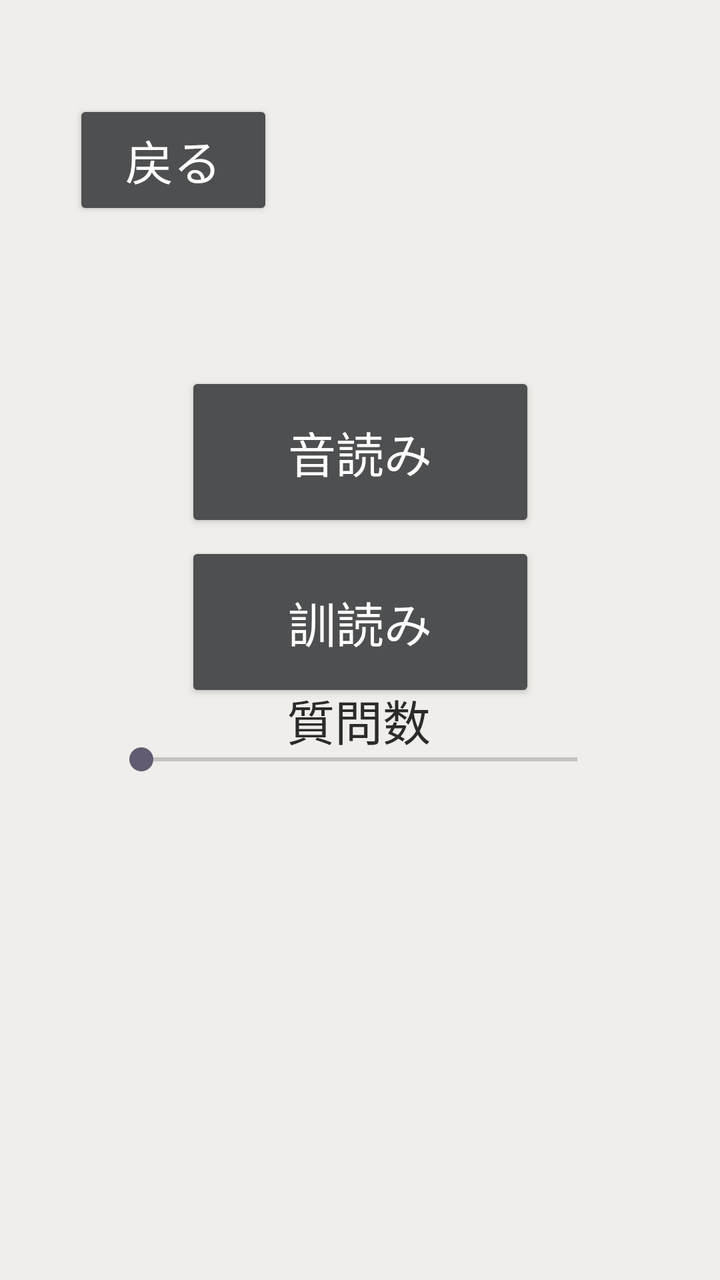
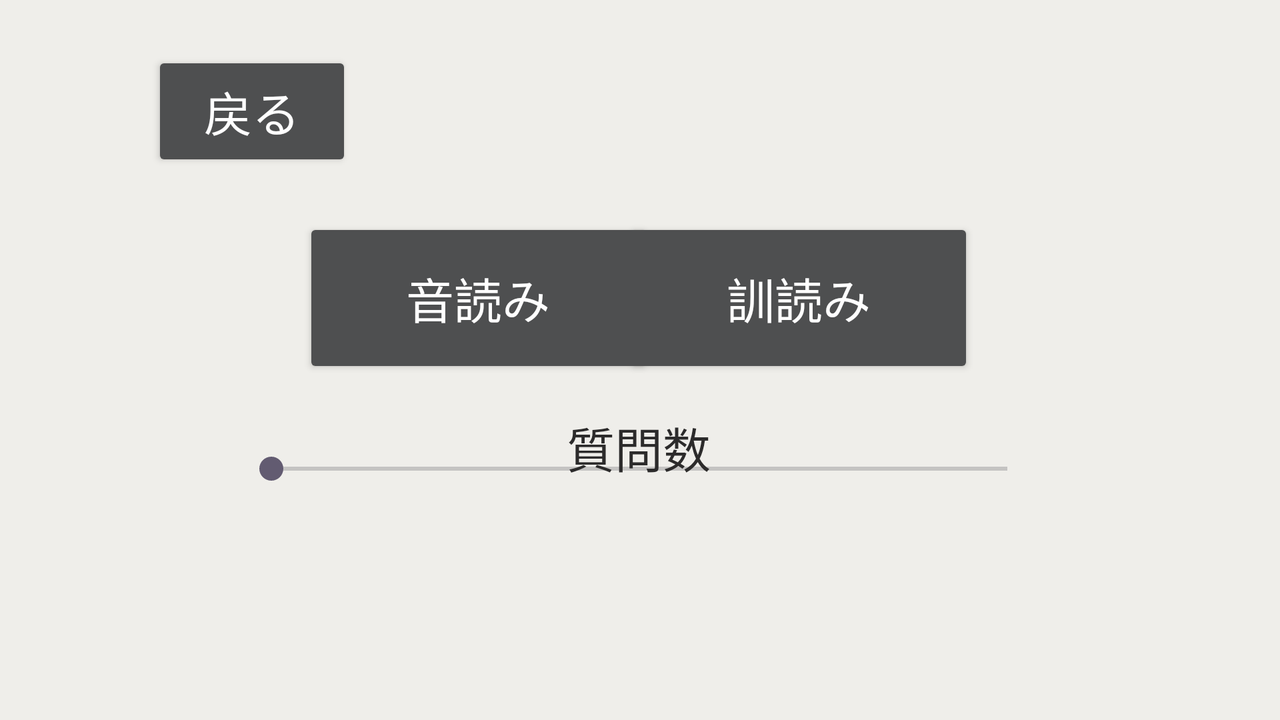

The same Android screen from two of the app's own layout files: first res/layout/ as a phone draws it, then the author's variant for another configuration, drawn on a device whose configuration selects that folder. Both files follow.
<!-- AndroidManifest.xml: application theme Theme.KanjiTest -->
<!-- res/layout/onyomi_and_kunyomi_testselection.xml -->
<?xml version="1.0" encoding="utf-8"?>
<androidx.constraintlayout.widget.ConstraintLayout xmlns:android="http://schemas.android.com/apk/res/android"
    xmlns:app="http://schemas.android.com/apk/res-auto"
    xmlns:tools="http://schemas.android.com/tools"
    android:layout_width="match_parent"
    android:layout_height="match_parent"
    android:background="#EFEEEA">

    <Button
        android:id="@+id/kunyomiType"
        android:layout_width="175dp"
        android:layout_height="80dp"
        android:backgroundTint="#4E4F50"
        android:text="訓読み"
        android:textColor="@color/white"
        android:textSize="24sp"
        app:layout_constraintBottom_toBottomOf="parent"
        app:layout_constraintEnd_toEndOf="parent"
        app:layout_constraintStart_toStartOf="parent"
        app:layout_constraintTop_toTopOf="parent"
        app:layout_constraintVertical_bias="0.484" />

    <Button
        android:id="@+id/onyomiBack"
        android:layout_width="100dp"
        android:layout_height="60dp"
        android:backgroundTint="#4E4F50"
        android:text="戻る"
        android:textColor="@color/white"
        android:textSize="24sp"
        app:layout_constraintBottom_toBottomOf="parent"
        app:layout_constraintEnd_toEndOf="parent"
        app:layout_constraintHorizontal_bias="0.141"
        app:layout_constraintStart_toStartOf="parent"
        app:layout_constraintTop_toTopOf="parent"
        app:layout_constraintVertical_bias="0.086" />

    <Button
        android:id="@+id/onyomiType"
        android:layout_width="175dp"
        android:layout_height="80dp"
        android:backgroundTint="#4E4F50"
        android:text="@string/音読み"
        android:textColor="@color/white"
        android:textSize="24sp"
        app:layout_constraintBottom_toBottomOf="parent"
        app:layout_constraintEnd_toEndOf="parent"
        app:layout_constraintStart_toStartOf="parent"
        app:layout_constraintTop_toTopOf="parent"
        app:layout_constraintVertical_bias="0.332" />

    <TextView
        android:id="@+id/onyomiQuestionCount"
        android:layout_width="wrap_content"
        android:layout_height="wrap_content"
        android:textColor="#2C2B2B"
        app:layout_constraintBottom_toBottomOf="parent"
        app:layout_constraintEnd_toEndOf="parent"
        app:layout_constraintHorizontal_bias="0.498"
        app:layout_constraintStart_toStartOf="parent"
        app:layout_constraintTop_toTopOf="parent"
        app:layout_constraintVertical_bias="0.635" />

    <TextView
        android:id="@+id/onyomiQuestionNumberTitle"
        android:layout_width="wrap_content"
        android:layout_height="wrap_content"
        android:text="@string/質問数"
        android:textColor="#2C2B2B"
        android:textSize="24sp"
        app:layout_constraintBottom_toBottomOf="parent"
        app:layout_constraintEnd_toEndOf="parent"
        app:layout_constraintHorizontal_bias="0.498"
        app:layout_constraintStart_toStartOf="parent"
        app:layout_constraintTop_toTopOf="parent"
        app:layout_constraintVertical_bias="0.566" />

    <SeekBar
        android:id="@+id/onyomiQuestionSlider"
        android:layout_width="250dp"
        android:layout_height="wrap_content"
        app:layout_constraintBottom_toBottomOf="parent"
        app:layout_constraintEnd_toEndOf="parent"
        app:layout_constraintHorizontal_bias="0.496"
        app:layout_constraintStart_toStartOf="parent"
        app:layout_constraintTop_toTopOf="parent"
        app:layout_constraintVertical_bias="0.596" />
</androidx.constraintlayout.widget.ConstraintLayout>
<!-- resources referenced by this layout -->
<resources>
  <!-- from res/values-v23/ -->
  <style name="Theme.KanjiTest" parent="Base.Theme.KanjiTest">
      
      <item name="android:navigationBarColor">@android:color/transparent</item>
      <item name="android:statusBarColor">@android:color/transparent</item>
      <item name="android:windowLightStatusBar">?attr/isLightTheme</item>
    </style>
  <style name="Base.Theme.KanjiTest" parent="Theme.Material3.DayNight.NoActionBar">
          
          
      </style>
</resources>
<!-- res/layout-land/onyomi_and_kunyomi_testselection.xml (the author's variant of the layout above) -->
<!-- drawn on the phone turned sideways -->
<?xml version="1.0" encoding="utf-8"?>
<androidx.constraintlayout.widget.ConstraintLayout xmlns:android="http://schemas.android.com/apk/res/android"
    xmlns:app="http://schemas.android.com/apk/res-auto"
    xmlns:tools="http://schemas.android.com/tools"
    android:layout_width="match_parent"
    android:layout_height="match_parent"
    android:background="#EFEEEA">

    <Button
        android:id="@+id/kunyomiType"
        android:layout_width="175dp"
        android:layout_height="80dp"
        android:backgroundTint="#4E4F50"
        android:text="訓読み"
        android:textColor="@color/white"
        android:textSize="24sp"
        app:layout_constraintBottom_toBottomOf="parent"
        app:layout_constraintEnd_toEndOf="parent"
        app:layout_constraintHorizontal_bias="0.671"
        app:layout_constraintStart_toStartOf="parent"
        app:layout_constraintTop_toTopOf="parent"
        app:layout_constraintVertical_bias="0.389" />

    <Button
        android:id="@+id/onyomiBack"
        android:layout_width="100dp"
        android:layout_height="60dp"
        android:backgroundTint="#4E4F50"
        android:text="戻る"
        android:textColor="@color/white"
        android:textSize="24sp"
        app:layout_constraintBottom_toBottomOf="parent"
        app:layout_constraintEnd_toEndOf="parent"
        app:layout_constraintHorizontal_bias="0.141"
        app:layout_constraintStart_toStartOf="parent"
        app:layout_constraintTop_toTopOf="parent"
        app:layout_constraintVertical_bias="0.086" />

    <Button
        android:id="@+id/onyomiType"
        android:layout_width="175dp"
        android:layout_height="80dp"
        android:backgroundTint="#4E4F50"
        android:text="@string/音読み"
        android:textColor="@color/white"
        android:textSize="24sp"
        app:layout_constraintBottom_toBottomOf="parent"
        app:layout_constraintEnd_toEndOf="parent"
        app:layout_constraintHorizontal_bias="0.326"
        app:layout_constraintStart_toStartOf="parent"
        app:layout_constraintTop_toTopOf="parent"
        app:layout_constraintVertical_bias="0.389" />

    <SeekBar
        android:id="@+id/onyomiQuestionSlider"
        android:layout_width="400dp"
        android:layout_height="wrap_content"
        app:layout_constraintBottom_toBottomOf="parent"
        app:layout_constraintEnd_toEndOf="parent"
        app:layout_constraintHorizontal_bias="0.499"
        app:layout_constraintStart_toStartOf="parent"
        app:layout_constraintTop_toTopOf="parent"
        app:layout_constraintVertical_bias="0.659" />

    <TextView
        android:id="@+id/onyomiQuestionCount"
        android:layout_width="wrap_content"
        android:layout_height="wrap_content"
        android:textColor="#2C2B2B"
        app:layout_constraintBottom_toBottomOf="parent"
        app:layout_constraintEnd_toEndOf="parent"
        app:layout_constraintHorizontal_bias="0.499"
        app:layout_constraintStart_toStartOf="parent"
        app:layout_constraintTop_toTopOf="parent"
        app:layout_constraintVertical_bias="0.752" />

    <TextView
        android:id="@+id/onyomiQuestionNumberTitle"
        android:layout_width="wrap_content"
        android:layout_height="wrap_content"
        android:text="@string/質問数"
        android:textColor="#2C2B2B"
        android:textSize="24sp"
        app:layout_constraintBottom_toBottomOf="parent"
        app:layout_constraintEnd_toEndOf="parent"
        app:layout_constraintHorizontal_bias="0.499"
        app:layout_constraintStart_toStartOf="parent"
        app:layout_constraintTop_toBottomOf="@+id/onyomiType"
        app:layout_constraintVertical_bias="0.126" />
</androidx.constraintlayout.widget.ConstraintLayout>
